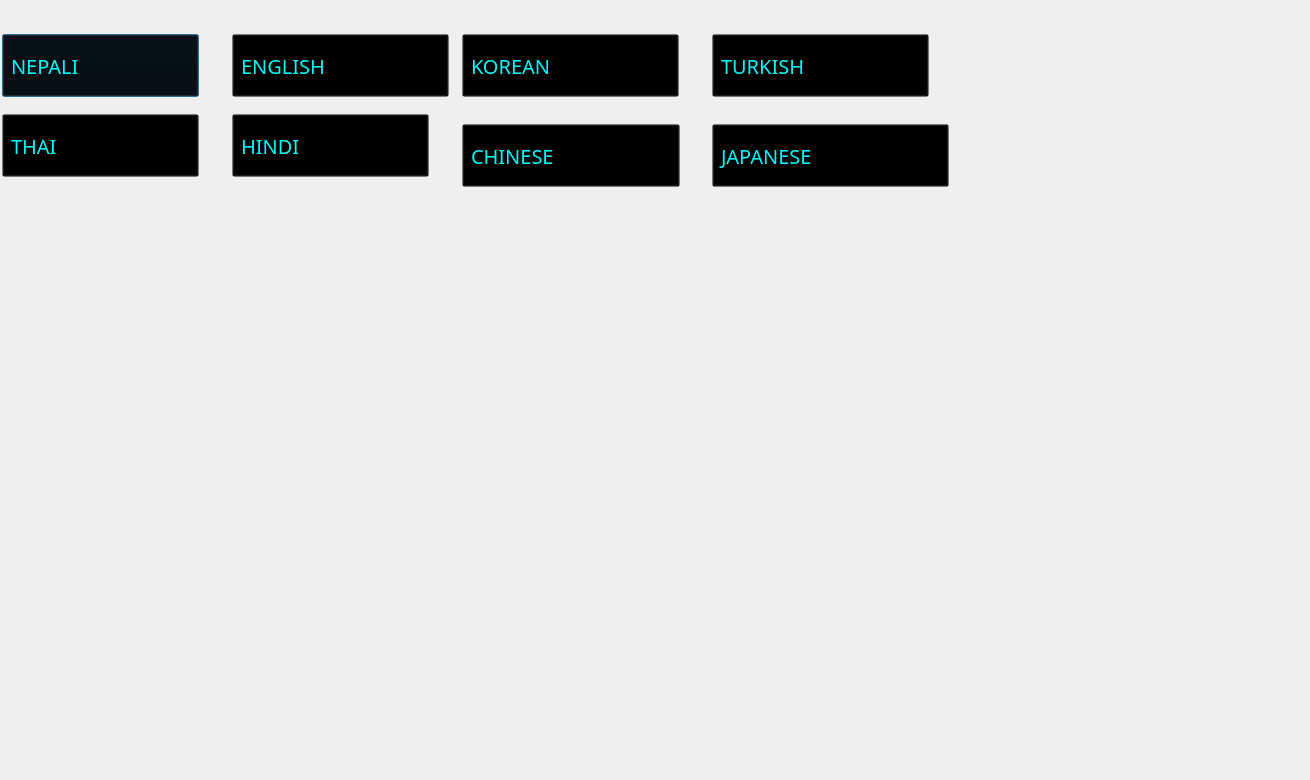
<?xml version="1.0" encoding="UTF-8"?>
<ui version="4.0">
 <class>language_series</class>
 <widget class="QDialog" name="language_series">
  <property name="geometry">
   <rect>
    <x>0</x>
    <y>0</y>
    <width>1310</width>
    <height>780</height>
   </rect>
  </property>
  <property name="windowTitle">
   <string>Dialog</string>
  </property>
  <widget class="QLabel" name="label">
   <property name="geometry">
    <rect>
     <x>0</x>
     <y>0</y>
     <width>1300</width>
     <height>771</height>
    </rect>
   </property>
   <property name="text">
    <string/>
   </property>
   <property name="pixmap">
    <pixmap>image (7).png</pixmap>
   </property>
  </widget>
  <widget class="QPushButton" name="nepali">
   <property name="geometry">
    <rect>
     <x>0</x>
     <y>30</y>
     <width>201</width>
     <height>71</height>
    </rect>
   </property>
   <property name="font">
    <font>
     <family>Lucida Calligraphy</family>
     <pointsize>-1</pointsize>
     <weight>50</weight>
     <bold>false</bold>
    </font>
   </property>
   <property name="styleSheet">
    <string notr="true">QPushButton#nepali{
padding: 4px 8px;
  text-align: left;
  font-size: 20px;
  margin: 4px 2px;
  background-color: transparent;  
	color: rgb(0, 249, 249);
 }
QPushButton#nepali:hover{
background-color:transparent;
	color: rgb(245, 245, 0);
}
</string>
   </property>
   <property name="text">
    <string>NEPALI</string>
   </property>
   <property name="icon">
    <iconset resource="icons.qrc">
     <normaloff>:/new/prefix1/nepali.jpeg</normaloff>:/new/prefix1/nepali.jpeg</iconset>
   </property>
   <property name="iconSize">
    <size>
     <width>80</width>
     <height>60</height>
    </size>
   </property>
  </widget>
  <widget class="QPushButton" name="thai">
   <property name="geometry">
    <rect>
     <x>0</x>
     <y>110</y>
     <width>201</width>
     <height>71</height>
    </rect>
   </property>
   <property name="font">
    <font>
     <family>Lucida Calligraphy</family>
     <pointsize>-1</pointsize>
    </font>
   </property>
   <property name="styleSheet">
    <string notr="true">QPushButton#thai{
padding: 4px 8px;
  text-align: left;
  font-size: 20px;
  margin: 4px 2px;
  background-color: transparent;  
	color: rgb(0, 249, 249);
 }
QPushButton#thai:hover{
background-color:transparent;
	color: rgb(245, 245, 0);
}
</string>
   </property>
   <property name="text">
    <string>THAI</string>
   </property>
   <property name="icon">
    <iconset resource="icons.qrc">
     <normaloff>:/new/prefix1/thai.jpeg</normaloff>:/new/prefix1/thai.jpeg</iconset>
   </property>
   <property name="iconSize">
    <size>
     <width>80</width>
     <height>60</height>
    </size>
   </property>
  </widget>
  <widget class="QPushButton" name="korean">
   <property name="geometry">
    <rect>
     <x>460</x>
     <y>30</y>
     <width>221</width>
     <height>71</height>
    </rect>
   </property>
   <property name="font">
    <font>
     <family>Lucida Calligraphy</family>
     <pointsize>-1</pointsize>
    </font>
   </property>
   <property name="styleSheet">
    <string notr="true">QPushButton#korean{
padding: 4px 8px;
  text-align: left;
  font-size: 20px;
  margin: 4px 2px;
  background-color: transparent;  
	color: rgb(0, 249, 249);
 }
QPushButton#korean:hover{
background-color:transparent;
	color: rgb(245, 245, 0);
}
</string>
   </property>
   <property name="text">
    <string>KOREAN</string>
   </property>
   <property name="icon">
    <iconset resource="icons.qrc">
     <normaloff>:/new/prefix1/korea.jpeg</normaloff>:/new/prefix1/korea.jpeg</iconset>
   </property>
   <property name="iconSize">
    <size>
     <width>80</width>
     <height>60</height>
    </size>
   </property>
  </widget>
  <widget class="QPushButton" name="hindi">
   <property name="geometry">
    <rect>
     <x>230</x>
     <y>110</y>
     <width>201</width>
     <height>71</height>
    </rect>
   </property>
   <property name="font">
    <font>
     <family>Lucida Calligraphy</family>
     <pointsize>-1</pointsize>
    </font>
   </property>
   <property name="styleSheet">
    <string notr="true">QPushButton#hindi{
padding: 4px 8px;
  text-align: left;
  font-size: 20px;
  margin: 4px 2px;
  background-color: transparent;  
	color: rgb(0, 249, 249);
 }
QPushButton#hindi:hover{
background-color:transparent;
	color: rgb(245, 245, 0);
}
</string>
   </property>
   <property name="text">
    <string>HINDI</string>
   </property>
   <property name="icon">
    <iconset resource="icons.qrc">
     <normaloff>:/new/prefix1/india.jpeg</normaloff>:/new/prefix1/india.jpeg</iconset>
   </property>
   <property name="iconSize">
    <size>
     <width>80</width>
     <height>60</height>
    </size>
   </property>
  </widget>
  <widget class="QPushButton" name="english">
   <property name="geometry">
    <rect>
     <x>230</x>
     <y>30</y>
     <width>221</width>
     <height>71</height>
    </rect>
   </property>
   <property name="font">
    <font>
     <family>Lucida Calligraphy</family>
     <pointsize>-1</pointsize>
     <weight>50</weight>
     <bold>false</bold>
    </font>
   </property>
   <property name="styleSheet">
    <string notr="true">QPushButton#english{
padding: 4px 8px;
  text-align: left;
  font-size: 20px;
  margin: 4px 2px;
  background-color: transparent;  
	color: rgb(0, 249, 249);
 }
QPushButton#english:hover{
background-color:transparent;
	color: rgb(245, 245, 0);
}</string>
   </property>
   <property name="text">
    <string>ENGLISH</string>
   </property>
   <property name="icon">
    <iconset resource="icons.qrc">
     <normaloff>:/new/prefix1/usa.jpeg</normaloff>:/new/prefix1/usa.jpeg</iconset>
   </property>
   <property name="iconSize">
    <size>
     <width>80</width>
     <height>60</height>
    </size>
   </property>
  </widget>
  <widget class="QPushButton" name="chinese">
   <property name="geometry">
    <rect>
     <x>460</x>
     <y>120</y>
     <width>222</width>
     <height>71</height>
    </rect>
   </property>
   <property name="font">
    <font>
     <family>Lucida Calligraphy</family>
     <pointsize>-1</pointsize>
     <weight>50</weight>
     <bold>false</bold>
    </font>
   </property>
   <property name="styleSheet">
    <string notr="true">QPushButton#chinese{
padding: 4px 8px;
  text-align: left;
  font-size: 20px;
  margin: 4px 2px;
  background-color: transparent;  
	color: rgb(0, 249, 249);
 }
QPushButton#chinese:hover{
background-color:transparent;
	color: rgb(245, 245, 0);
}</string>
   </property>
   <property name="text">
    <string>CHINESE</string>
   </property>
   <property name="icon">
    <iconset resource="icons.qrc">
     <normaloff>:/new/prefix1/china.png</normaloff>:/new/prefix1/china.png</iconset>
   </property>
   <property name="iconSize">
    <size>
     <width>80</width>
     <height>60</height>
    </size>
   </property>
  </widget>
  <widget class="QPushButton" name="turkish">
   <property name="geometry">
    <rect>
     <x>710</x>
     <y>30</y>
     <width>221</width>
     <height>71</height>
    </rect>
   </property>
   <property name="font">
    <font>
     <family>Lucida Calligraphy</family>
     <pointsize>-1</pointsize>
    </font>
   </property>
   <property name="styleSheet">
    <string notr="true">QPushButton#turkish{
padding: 4px 8px;
  text-align: left;
  font-size: 20px;
  margin: 4px 2px;
  background-color: transparent;  
	color: rgb(0, 249, 249);
 }
QPushButton#turkish:hover{
background-color:transparent;
	color: rgb(245, 245, 0);
}
</string>
   </property>
   <property name="text">
    <string>TURKISH</string>
   </property>
   <property name="icon">
    <iconset resource="icons.qrc">
     <normaloff>:/new/prefix1/turkey.jpg</normaloff>:/new/prefix1/turkey.jpg</iconset>
   </property>
   <property name="iconSize">
    <size>
     <width>80</width>
     <height>60</height>
    </size>
   </property>
  </widget>
  <widget class="QPushButton" name="japanese">
   <property name="geometry">
    <rect>
     <x>710</x>
     <y>120</y>
     <width>241</width>
     <height>71</height>
    </rect>
   </property>
   <property name="font">
    <font>
     <family>Lucida Calligraphy</family>
     <pointsize>-1</pointsize>
    </font>
   </property>
   <property name="styleSheet">
    <string notr="true">QPushButton#japanese{
padding: 4px 8px;
  text-align: left;
  font-size: 20px;
  margin: 4px 2px;
  background-color: transparent;  
	color: rgb(0, 249, 249);
 }
QPushButton#japanese:hover{
background-color:transparent;
	color: rgb(245, 245, 0);
}
</string>
   </property>
   <property name="text">
    <string>JAPANESE</string>
   </property>
   <property name="icon">
    <iconset resource="icons.qrc">
     <normaloff>:/new/prefix1/japan.jpeg</normaloff>:/new/prefix1/japan.jpeg</iconset>
   </property>
   <property name="iconSize">
    <size>
     <width>80</width>
     <height>60</height>
    </size>
   </property>
  </widget>
  <widget class="QTableView" name="tableView">
   <property name="geometry">
    <rect>
     <x>5</x>
     <y>201</y>
     <width>1301</width>
     <height>541</height>
    </rect>
   </property>
   <property name="font">
    <font>
     <family>Lucida Calligraphy</family>
     <pointsize>-1</pointsize>
    </font>
   </property>
   <property name="styleSheet">
    <string notr="true">QTableView#tableView{
background-color:transparent;
font-size:18px;
text-align:center;
color:white;
border-color:transparent;
	selection-color: rgb(85, 170, 255);
	border-top-color: rgb(255, 85, 127);
	border-right-color: rgb(85, 170, 255);
	border-color: rgb(85, 170, 255);
gridline-color: rgb(170, 0, 255);
}
QTableView#tableView:item:active{
background-color:yellow;
}
QTableView#tableView:item:visited{
background-color:golden;
}
QTableView#tableView:item:hover{
	color: rgb(149, 0, 0);
	background-color: rgb(170, 255, 127);
}

QScrollBar:vertical {border: none;background-color: #282828;width: 10px;margin: 25px 0 0px 0;}
QScrollBar::handle:vertical{border-radius: 4px;border-color: rgba(85, 85, 127, 75%);border-width: 1px; border-style: solid; background-color: rgba(85, 85, 127, 75%); min-height: 25px;}
QScrollBar::add-line:vertical{width: 0px; height: 0px;}
QScrollBar::sub-line:vertical{width: 0px; height: 0px;}
QScrollBar::add-page:vertical{background-color: transparent;}
QScrollBar::sub-page:vertical{background-color: transparent;}

</string>
   </property>
  </widget>
  <widget class="QLabel" name="username">
   <property name="geometry">
    <rect>
     <x>956</x>
     <y>90</y>
     <width>71</width>
     <height>20</height>
    </rect>
   </property>
   <property name="font">
    <font>
     <pointsize>20</pointsize>
    </font>
   </property>
   <property name="text">
    <string/>
   </property>
  </widget>
 </widget>
 <resources>
  <include location="icons.qrc"/>
 </resources>
 <connections/>
</ui>
